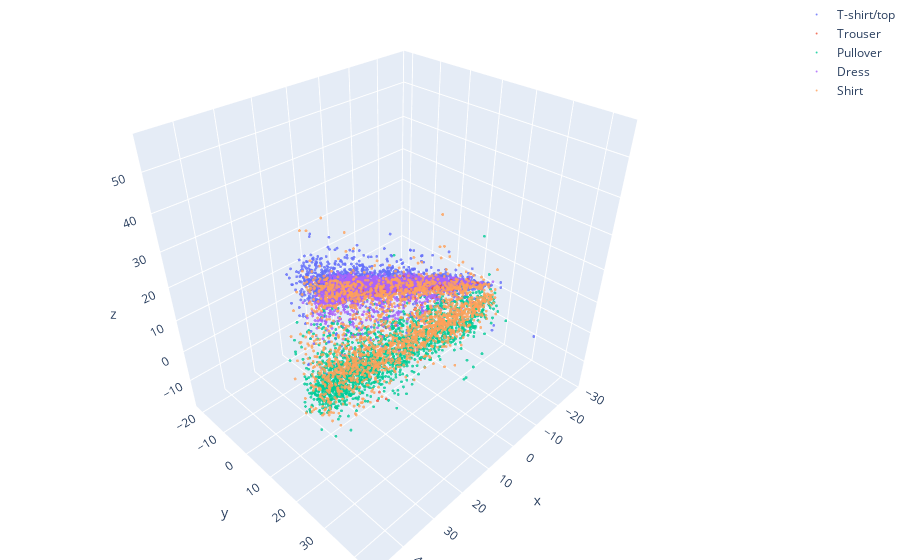

Notebook code cell kept with this figure:
### Code cell
''' Plotting an interactive 3D plot with plotly '''
# pip install plotly, nbformat

from plotly.offline import init_notebook_mode, iplot
import plotly.graph_objs as go
init_notebook_mode(connected=True)

pca = pca_ajp(n_components=3)
pca.fit(images)
images_transformed = pca.transform(images)

data = []

for label_value in np.unique(labels):
    indices = np.where(labels == label_value)
    trace = go.Scatter3d(
        x=images_transformed[indices, 0].flatten(),
        y=images_transformed[indices, 1].flatten(),
        z=images_transformed[indices, 2].flatten(),
        hovertext=np.array([labels_dict[label_value] for i in range(len(indices[0]))]),
        mode='markers',
        name=labels_dict[label_value],
        marker=dict(
            size=1,
            opacity=0.8
        )
    )
    data.append(trace)

layout = go.Layout(
    margin=dict(
        l=0,
        r=0,
        b=0,
        t=0
    )
)

fig = go.Figure(data=data, layout=layout)
iplot(fig)

### Figure 1 — Plotly figure (JSON) as saved in the notebook; plotly's stock layout.template omitted (floating-point values rounded to 4 significant figures; data arrays with more than 128 entries replaced by an {"elided": "..."} marker saying what was removed)
{"data": [{"hovertext": {"elided": "2033 str values"}, "marker": {"opacity": 0.8, "size": 1}, "mode": "markers", "name": "T-shirt/top", "type": "scatter3d", "x": {"elided": "2033 float values"}, "y": {"elided": "2033 float values"}, "z": {"elided": "2033 float values"}}, {"hovertext": {"elided": "1947 str values"}, "marker": {"opacity": 0.8, "size": 1}, "mode": "markers", "name": "Trouser", "type": "scatter3d", "x": {"elided": "1947 float values"}, "y": {"elided": "1947 float values"}, "z": {"elided": "1947 float values"}}, {"hovertext": {"elided": "2001 str values"}, "marker": {"opacity": 0.8, "size": 1}, "mode": "markers", "name": "Pullover", "type": "scatter3d", "x": {"elided": "2001 float values"}, "y": {"elided": "2001 float values"}, "z": {"elided": "2001 float values"}}, {"hovertext": {"elided": "2005 str values"}, "marker": {"opacity": 0.8, "size": 1}, "mode": "markers", "name": "Dress", "type": "scatter3d", "x": {"elided": "2005 float values"}, "y": {"elided": "2005 float values"}, "z": {"elided": "2005 float values"}}, {"hovertext": {"elided": "2014 str values"}, "marker": {"opacity": 0.8, "size": 1}, "mode": "markers", "name": "Shirt", "type": "scatter3d", "x": {"elided": "2014 float values"}, "y": {"elided": "2014 float values"}, "z": {"elided": "2014 float values"}}], "layout": {"margin": {"b": 0, "l": 0, "r": 0, "t": 0}}}
